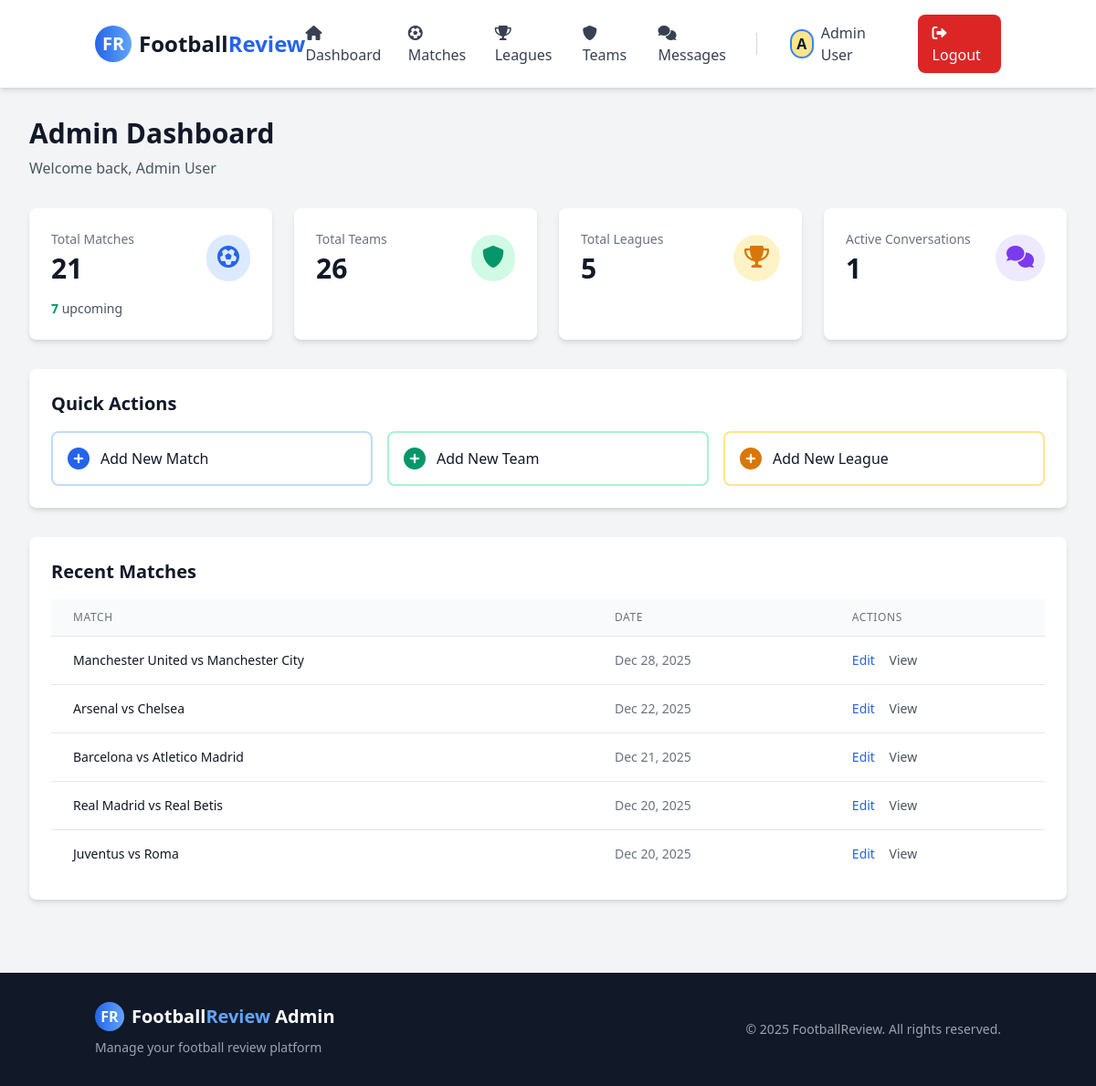
The app's page /code/admin/index.php (signed in) with its own data.
### tables this page shows
CREATE TABLE `matches` (
  `id` int NOT NULL,
  `home_team` int NOT NULL,
  `away_team` int NOT NULL,
  `home_team_score` int DEFAULT NULL,
  `away_team_score` int DEFAULT NULL,
  `home_team_penalties` int DEFAULT NULL,
  `away_team_penalties` int DEFAULT NULL,
  `match_date` date NOT NULL,
  `match_time` time NOT NULL,
  `competition_id` int DEFAULT NULL,
  `venue_id` int DEFAULT NULL,
  `round` varchar(50) DEFAULT NULL,
  `status` enum('scheduled','in_play','HT','FT','ET','PEN','postponed','cancelled') DEFAULT 'scheduled',
  `highlights_url` varchar(255) DEFAULT NULL,
  `match_report` text,
  `created_at` timestamp NOT NULL DEFAULT CURRENT_TIMESTAMP
);

CREATE TABLE `teams` (
  `id` int NOT NULL,
  `name` varchar(100) NOT NULL,
  `short_name` varchar(10) DEFAULT NULL,
  `logo` varchar(255) DEFAULT NULL,
  `country` varchar(50) DEFAULT NULL,
  `founded` int DEFAULT NULL,
  `stadium` varchar(100) DEFAULT NULL,
  `venue_id` int DEFAULT NULL,
  `created_at` timestamp NOT NULL DEFAULT CURRENT_TIMESTAMP,
  `competition_id` int DEFAULT NULL
);

### code/admin/index.php (the view, shortened to what this page needs)
<?php
$db = Database::getInstance()->getConnection();
try {
    $total_matches = $db->query("SELECT COUNT(*) FROM matches")->fetchColumn();
    $total_teams = $db->query("SELECT COUNT(*) FROM teams")->fetchColumn();
    $total_leagues = $db->query("SELECT COUNT(*) FROM competitions")->fetchColumn();
    $total_messages = $db->query("SELECT COUNT(DISTINCT user_id) FROM support_messages WHERE is_admin = 0")->fetchColumn();
    $upcoming_matches = $db->query("SELECT COUNT(*) FROM matches WHERE match_date >= CURDATE()")->fetchColumn();
} catch (PDOException $e) {
    $total_matches = 0;
    $total_teams = 0;
    $total_leagues = 0;
    $total_messages = 0;
    $upcoming_matches = 0;
}
?>
<!DOCTYPE html>
<html lang="en">
<head>
    <link href="https://cdn.jsdelivr.net/npm/tailwindcss@2.2.19/dist/tailwind.min.css" rel="stylesheet">
    <link rel="stylesheet" href="https://cdnjs.cloudflare.com/ajax/libs/font-awesome/6.0.0-beta3/css/all.min.css">
    <link rel="stylesheet" href="<?= BASE_URL ?>/assets/css/style.css">
</head>
<body class="bg-gray-100">
<?php include 'includes/header.php'; ?>
<div class="max-w-7xl mx-auto px-4 sm:px-6 lg:px-8 py-8">
    <div class="mb-8">
        <h1 class="text-3xl font-bold text-gray-900">Admin Dashboard</h1>
        <p class="mt-2 text-gray-600">Welcome back, <?= htmlspecialchars($_SESSION['display_name'] ?? $_SESSION['username'] ?? 'Admin') ?></p>
    </div>
    <div class="grid grid-cols-1 md:grid-cols-2 lg:grid-cols-4 gap-6 mb-8">
        <div class="bg-white rounded-lg shadow-md p-6">
            <div class="flex items-center justify-between">
                <div>
                    <p class="text-gray-500 text-sm font-medium">Total Matches</p>
                    <p class="text-3xl font-bold text-gray-900 mt-1"><?= $total_matches ?></p>
                </div>
                <div class="bg-blue-100 rounded-full p-3">
                    <i class="fas fa-futbol text-2xl text-blue-600"></i>
                </div>
            </div>
            <p class="text-sm text-gray-600 mt-4">
                <span class="text-green-600 font-semibold"><?= $upcoming_matches ?></span> upcoming
            </p>
        </div>
        <div class="bg-white rounded-lg shadow-md p-6">
            <div class="flex items-center justify-between">
                <div>
                    <p class="text-gray-500 text-sm font-medium">Total Teams</p>
                    <p class="text-3xl font-bold text-gray-900 mt-1"><?= $total_teams ?></p>
                </div>
                <div class="bg-green-100 rounded-full p-3">
                    <i class="fas fa-shield-alt text-2xl text-green-600"></i>
                </div>
           </div>
        </div>
        <div class="bg-white rounded-lg shadow-md p-6">
            <div class="flex items-center justify-between">
                <div>
                    <p class="text-gray-500 text-sm font-medium">Total Leagues</p>
                    <p class="text-3xl font-bold text-gray-900 mt-1"><?= $total_leagues ?></p>
                </div>
                <div class="bg-yellow-100 rounded-full p-3">
                    <i class="fas fa-trophy text-2xl text-yellow-600"></i>
                </div>
            </div>
        </div>
        <div class="bg-white rounded-lg shadow-md p-6">
            <div class="flex items-center justify-between">
                <div>
                    <p class="text-gray-500 text-sm font-medium">Active Conversations</p>
                    <p class="text-3xl font-bold text-gray-900 mt-1"><?= $total_messages ?></p>
                </div>
                <div class="bg-purple-100 rounded-full p-3">
                    <i class="fas fa-comments text-2xl text-purple-600"></i>
                </div>
            </div>
        </div>
    </div>
    <div class="bg-white rounded-lg shadow-md p-6 mb-8">
        <h2 class="text-xl font-semibold text-gray-900 mb-4">Quick Actions</h2>
        <div class="grid grid-cols-1 md:grid-cols-3 gap-4">
            <a href="matches.php" class="flex items-center p-4 border-2 border-blue-200 rounded-lg hover:bg-blue-50 hover:border-blue-400 transition-colors">
                <i class="fas fa-plus-circle text-2xl text-blue-600 mr-3"></i>
                <span class="font-medium text-gray-900">Add New Match</span>
            </a>
            <a href="teams.php" class="flex items-center p-4 border-2 border-green-200 rounded-lg hover:bg-green-50 hover:border-green-400 transition-colors">
                <i class="fas fa-plus-circle text-2xl text-green-600 mr-3"></i>
                <span class="font-medium text-gray-900">Add New Team</span>
            </a>
            <a href="leagues.php" class="flex items-center p-4 border-2 border-yellow-200 rounded-lg hover:bg-yellow-50 hover:border-yellow-400 transition-colors">
                <i class="fas fa-plus-circle text-2xl text-yellow-600 mr-3"></i>
                <span class="font-medium text-gray-900">Add New League</span>
            </a>
        </div>
    </div>
    <div class="bg-white rounded-lg shadow-md p-6">
        <h2 class="text-xl font-semibold text-gray-900 mb-4">Recent Matches</h2>
        <?php
        try {
            $stmt = $db->query("SELECT m.*, ht.name as home_team, at.name as away_team
                FROM matches m
                JOIN teams ht ON m.home_team = ht.id
                JOIN teams at ON m.away_team = at.id
                ORDER BY m.match_date DESC
                LIMIT 5");
            $recent_matches = $stmt->fetchAll();
        } catch (PDOException $e) {
            $recent_matches = [];
        }
        ?>
        <?php if (empty($recent_matches)): ?>
            <p class="text-gray-500 text-center py-8">No matches found. <a href="matches.php?action=add" class="text-blue-600 hover:underline">Add your first match</a></p>
        <?php else: ?>
            <div class="overflow-x-auto">
                <table class="min-w-full divide-y divide-gray-200">
                    <thead class="bg-gray-50">
                        <tr>
                            <th class="px-6 py-3 text-left text-xs font-medium text-gray-500 uppercase tracking-wider">Match</th>
                            <th class="px-6 py-3 text-left text-xs font-medium text-gray-500 uppercase tracking-wider">Date</th>
                            <th class="px-6 py-3 text-left text-xs font-medium text-gray-500 uppercase tracking-wider">Actions</th>
                        </tr>
                    </thead>
                    <tbody class="bg-white divide-y divide-gray-200">
                        <?php foreach ($recent_matches as $match): ?>
                            <tr>
                                <td class="px-6 py-4 whitespace-nowrap">
                                    <div class="text-sm font-medium text-gray-900">
                                        <?= htmlspecialchars($match['home_team']) ?> vs <?= htmlspecialchars($match['away_team']) ?>
                                    </div>
                                </td>
                                <td class="px-6 py-4 whitespace-nowrap text-sm text-gray-500">
                                    <?= date('M j, Y', strtotime($match['match_date'])) ?>
                                </td>
                                <td class="px-6 py-4 whitespace-nowrap text-sm font-medium">
                                    <a href="matches.php?action=edit&id=<?= $match['id'] ?>" class="text-blue-600 hover:text-blue-900 mr-3">Edit</a>
                                    <a href="../match.php?id=<?= $match['id'] ?>" class="text-gray-600 hover:text-gray-900" target="_blank">View</a>
                                </td>
                            </tr>
                        <?php endforeach; ?>
                    </tbody>
                </table>
            </div>
        <?php endif; ?>
    </div>
</div>
<?php include 'includes/footer.php'; ?>
</body>
</html>

### code/assets/css/style.css (style rules this page uses)
:root { --primary-color: #2563eb; --secondary-color: #1e40af; --success-color: #10b981; --danger-color: #ef4444; --warning-color: #f59e0b; --info-color: #3b82f6; }
html { scroll-behavior: smooth; }

### code/assets/css/base.css (style rules this page uses)
*, *::before, *::after { box-sizing: border-box; }
body { -webkit-font-smoothing: antialiased; -moz-osx-font-smoothing: grayscale; }
a { text-decoration: none; transition: color 0.2s ease; }

### records on screen
matches: home_team.name "Manchester United", away_team.name "Manchester City", match_date "Dec 28, 2025"
matches: home_team.name "Arsenal", away_team.name "Chelsea", match_date "Dec 22, 2025"
matches: home_team.name "Barcelona", away_team.name "Atletico Madrid", match_date "Dec 21, 2025"
matches: home_team.name "Real Madrid", away_team.name "Real Betis", match_date "Dec 20, 2025"
matches: home_team.name "Juventus", away_team.name "Roma", match_date "Dec 20, 2025"

### other values on screen
$_SESSION['display_name'] "Admin User"
$total_matches "21"
$upcoming_matches "7"
$total_teams "26"
$total_leagues "5"
$total_messages "1"
